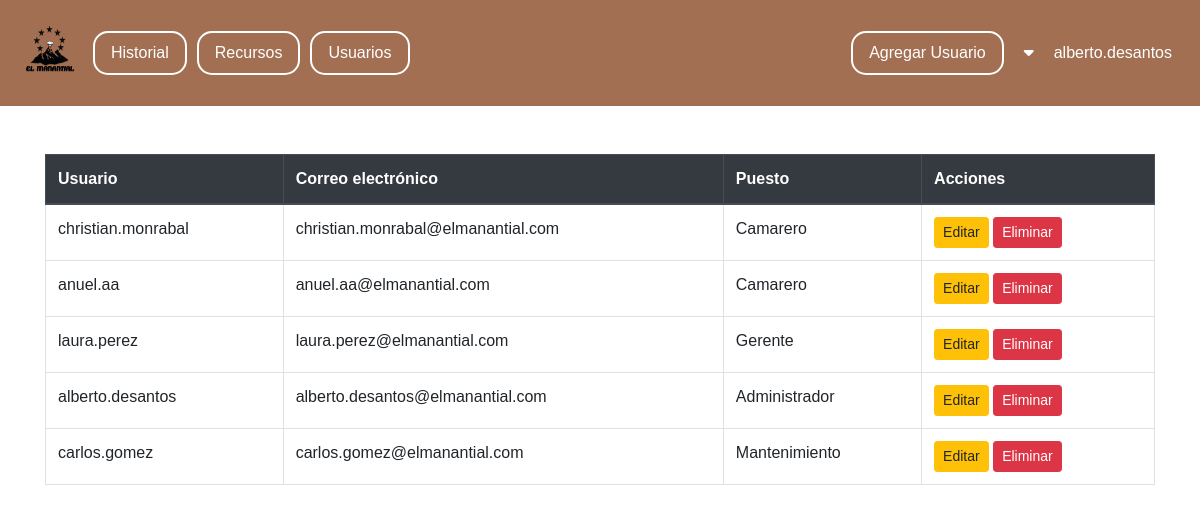
Page /public/usuarios.php (signed in) on the committed database.
### tables this page shows
CREATE TABLE tbl_usuario (
    id_usuario INT AUTO_INCREMENT PRIMARY KEY,
    nombre_usuario VARCHAR(30) NOT NULL,
    tipo_usuario ENUM('camarero', 'gerente', 'mantenimiento', 'administrador') NOT NULL,
    email_usuario VARCHAR(50) NOT NULL UNIQUE,
    password_usuario VARCHAR(255) NOT NULL
);

### public/usuarios.php (the view, shortened to what this page needs)
<?php
include_once '../db/conexion.php';
$query = "SELECT * FROM tbl_usuario";
$stmt = $conn->prepare($query);
$stmt->execute();
$usuarios = $stmt->fetchAll(PDO::FETCH_ASSOC);
?>
<!DOCTYPE html>
<html lang="es">
<head>
    <link rel="stylesheet" href="https://cdnjs.cloudflare.com/ajax/libs/font-awesome/6.0.0-beta3/css/all.min.css">
    <link rel="stylesheet" href="https://stackpath.bootstrapcdn.com/bootstrap/4.5.2/css/bootstrap.min.css">
    <link rel="stylesheet" href="../css/usuarios.css">
</head>
<body>
<div class="navbar">
    <a href="../index.php">
        <img src="../img/icon.png" class="icon">
    </a>
    <a href="./historial.php" class="right-link">Historial</a>
    <a href="./recursos.php" class="right-link">Recursos</a>
    <a href="./usuarios.php" class="right-link">Usuarios</a>
    <div class="user-info">
        <a href="add_usuario.php" class="add-user-button">Agregar Usuario</a>
        <div class="dropdown">
            <i class="fas fa-caret-down" style="font-size: 16px; margin-right: 10px;"></i>
        </div>
        <span><?php echo $_SESSION['nombre_usuario']; ?></span>
    </div>
</div>
<div class="container mt-5">
    <table class="table table-bordered">
        <thead class="thead-dark">
            <tr>
                <th>Usuario</th>
                <th>Correo electrónico</th>
                <th>Puesto</th>
                <th>Acciones</th>
            </tr>
        </thead>
        <tbody>
            <?php foreach ($usuarios as $usuario): ?>
            <tr>
                <td><?php echo $usuario['nombre_usuario']; ?></td>
                <td><?php echo $usuario['email_usuario']; ?></td>
                <td><?php echo ucfirst($usuario['tipo_usuario']); ?></td>
                <td>
                <a href="update_usuario.php?id=<?php echo $usuario['id_usuario']; ?>" class="btn btn-warning btn-sm">Editar</a>
                <button class="btn btn-danger btn-sm" onclick="confirmarEliminar(<?php echo $usuario['id_usuario']; ?>)">Eliminar</button>
                </td>
            </tr>
            <?php endforeach; ?>
        </tbody>
    </table>
</div>
</body>
</html>

### css/usuarios.css (style rules this page uses)
body { font-family: Arial, sans-serif; margin: 0; padding: 0; height: 100vh; }
.navbar { background-color: #a36f53; color: #fff; padding: 8px; display: flex; justify-content: space-between; align-items: center; }
.icon { height: 90px; width: 85px; }
.navbar .user-info { display: flex; align-items: center; justify-content: flex-end; margin-left: auto; margin-right: 20px; }
.navbar .user-info span { margin-left: 10px; }
.navbar .user-info .add-user-button { text-decoration: none; color: white; font-size: 16px; padding: 8px 16px; margin-right: 10px; border: 2px solid white; border-radius: 15px; transition: background-color 0.3s, color 0.3s; }
.right-link { text-decoration: none; color: white; font-size: 16px; padding: 8px 16px; margin-right: 10px; border: 2px solid white; border-radius: 15px; transition: background-color 0.3s, color 0.3s; }
.dropdown { position: relative; display: inline-block; margin-left: 10px; }
.dropdown i { margin-right: 10px; }

### rows in the picture
tbl_usuario: nombre_usuario "christian.monrabal", email_usuario "christian.monrabal@elmanantial.com", tipo_usuario "Camarero"
tbl_usuario: nombre_usuario "anuel.aa", email_usuario "anuel.aa@elmanantial.com", tipo_usuario "Camarero"
tbl_usuario: nombre_usuario "laura.perez", email_usuario "laura.perez@elmanantial.com", tipo_usuario "Gerente"
tbl_usuario: nombre_usuario "alberto.desantos", email_usuario "alberto.desantos@elmanantial.com", tipo_usuario "Administrador"
tbl_usuario: nombre_usuario "carlos.gomez", email_usuario "carlos.gomez@elmanantial.com", tipo_usuario "Mantenimiento"

### other values in the picture
$_SESSION['nombre_usuario'] "alberto.desantos"
